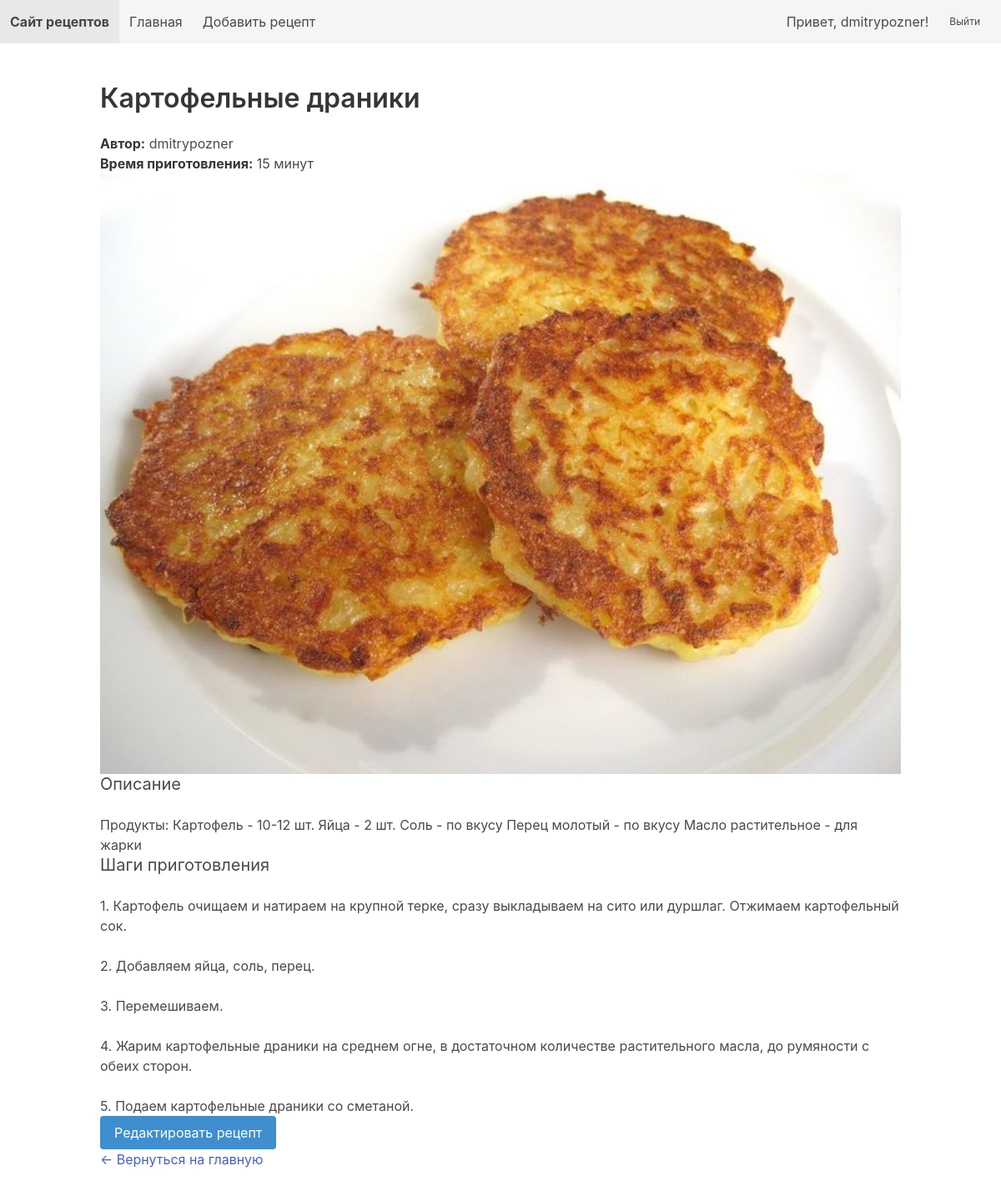
/recipe/1/ (signed in), run on the app's committed database.
### recipes/models.py (models this page shows, shortened)
class Recipe(models.Model):
    title = models.CharField(max_length=200, verbose_name='Название')
    description = models.TextField(verbose_name='Описание')
    steps = models.TextField(verbose_name='Шаги приготовления')
    prep_time = models.PositiveIntegerField(verbose_name='Время приготовления (в минутах)')
    image = models.ImageField(upload_to='recipes/', blank=True, null=True, verbose_name='Изображение')
    created_at = models.DateTimeField(auto_now_add=True)
    author = models.ForeignKey(User, on_delete=models.CASCADE, verbose_name='Автор')

### recipes/views.py (the view)
# urls.py: path('recipe/<int:pk>/', views.recipe_detail, name='recipe_detail'),
def recipe_detail(request, pk):
    recipe = get_object_or_404(Recipe, pk=pk)
    return render(request, 'recipes/recipe_detail.html', {'recipe': recipe})

### recipes/templates/recipes/recipe_detail.html
{% extends 'recipes/base.html' %} {% block title %}{{ recipe.title }} - Рецепт{% endblock %} {% block content %}
<h1 class="title">{{ recipe.title }}</h1>
<p><strong>Автор:</strong> {{ recipe.author.username }}</p>
<p><strong>Время приготовления:</strong> {{ recipe.prep_time }} минут</p>
{% if recipe.image %}
<figure class="image is-4by3">
    <img src="{{ recipe.image.url }}" alt="{{ recipe.title }}">
</figure>
{% endif %}
<h2 class="subtitle">Описание</h2>
<p>{{ recipe.description }}</p>
<h2 class="subtitle">Шаги приготовления</h2>
<p style="white-space: pre-line;">{{ recipe.steps }}</p>
{% if user == recipe.author %}
<p>
    <a class="button is-info" href="{% url 'recipe_edit' recipe.pk %}">Редактировать рецепт</a>
</p>
{% endif %}
<a href="{% url 'home' %}">← Вернуться на главную</a> {% endblock %}

### recipes/templates/recipes/base.html (shortened to what this page needs)
<!DOCTYPE html>
<html lang="ru">
<head>
    <link rel="stylesheet" href="https://cdn.jsdelivr.net/npm/bulma@0.9.4/css/bulma.min.css">
</head>
<body>
    <nav class="navbar is-light" role="navigation" aria-label="main navigation">
        <div class="navbar-brand">
            <a class="navbar-item" href="{% url 'home' %}">
                <strong>Сайт рецептов</strong>
            </a>
        </div>
        <div class="navbar-menu">
            <div class="navbar-start">
                <a class="navbar-item" href="{% url 'home' %}">Главная</a> {% if user.is_authenticated %}
                <a class="navbar-item" href="{% url 'recipe_add' %}">Добавить рецепт</a> {% endif %}
            </div>
            <div class="navbar-end">
                <div class="navbar-item">
                    {% if user.is_authenticated %} Привет, {{ user.username }}!
                    <a class="button is-light is-small ml-3" href="{% url 'logout' %}">Выйти</a> {% else %}
                    <a class="button is-primary is-small mr-2" href="{% url 'signup' %}">Регистрация</a>
                    <a class="button is-light is-small" href="{% url 'login' %}">Войти</a> {% endif %}
                </div>
            </div>
        </div>
    </nav>
    <section class="section">
        <div class="container">
            {% block content %}{% endblock %}
        </div>
    </section>
</body>
</html>

### data on the page
Recipe: title "Картофельные драники", author.username "dmitrypozner", prep_time "15", image (picture), description "Продукты: Картофель - 10-12 шт. Яйца - 2 шт. Соль - по вкусу Перец молотый - по вкусу Масло растительное - для жарки", steps "1. Картофель очищаем и натираем на крупной терке, сразу выкладываем на сито или дуршлаг. Отжимаем картофельный сок. 2. Добавляем яйца, соль, перец. 3. Перемешиваем. 4. Жарим картофельные драники на среднем огне, в достаточном количестве растительного масла, до румяности с обеих сторон. 5. Подаем картофельные драники со сметаной."

### other printed values
{{ user.username }} "dmitrypozner"
